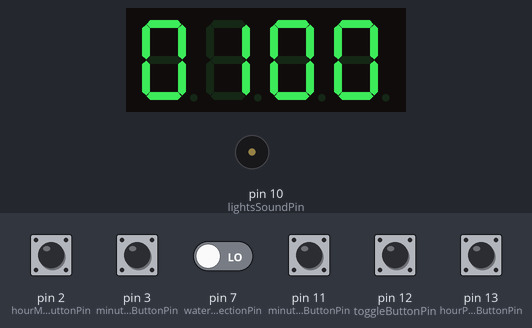
A sketch run on a simulated Arduino Uno, built with avr-gcc and run on an emulated ATmega328P. Parts: 4-digit seven-segment display, buzzer (waves = sounding). Wiring (inferred from the names in the program): 4-digit 7-segment display, segments lit when HIGH: segments A4, A0, pin 4, pin 8, pin 9, A3, pin 5, pin 10; digit selects A5, A2, A1, pin 6. Inputs (shaded band) come from the test bench; at power-on: pin 2 (hourMinusButtonPin), pin 3 (minuteMinusButtonPin), pin 7 (waterDetectionPin), pin 11 (minutePlusButtonPin), pin 12 (toggleButtonPin), pin 13 (hourPlusButtonPin) LOW. The segment pins are drawn as the display they are named for.

Above: at 1.2 s.
1.3 s: pin 12 (toggleButtonPin) pulled HIGH for 0.15 s
At 1.77 s:
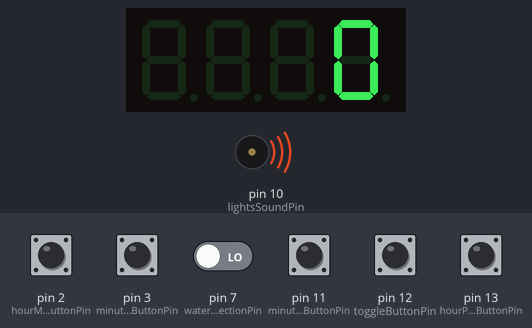
2.0 s: pin 3 (minuteMinusButtonPin) pulled HIGH for 0.15 s
At 3.5 s:
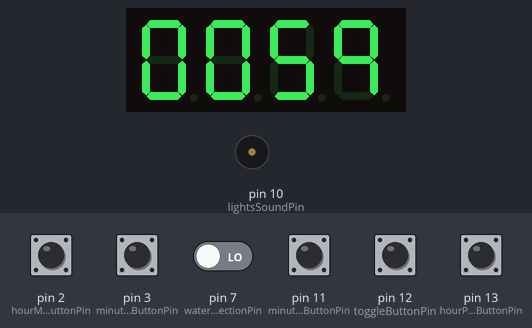
3.8 s: pin 11 (minutePlusButtonPin) pulled HIGH for 0.15 s
At 3.95 s:
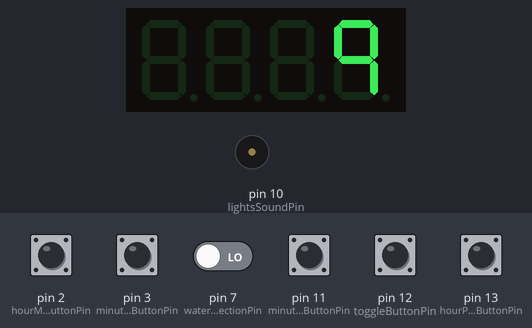
5.5 s: pin 13 (hourPlusButtonPin) pulled HIGH for 0.15 s
At 6.3 s:
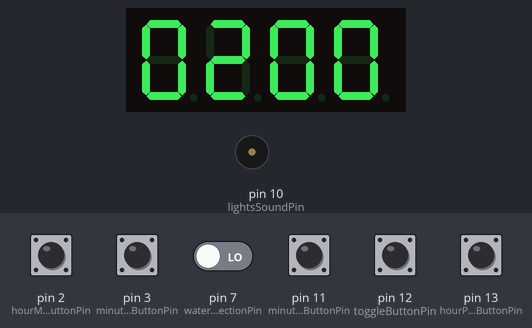
7.2 s: pin 3 (minuteMinusButtonPin) pulled HIGH for 1 s
At 9.0 s:
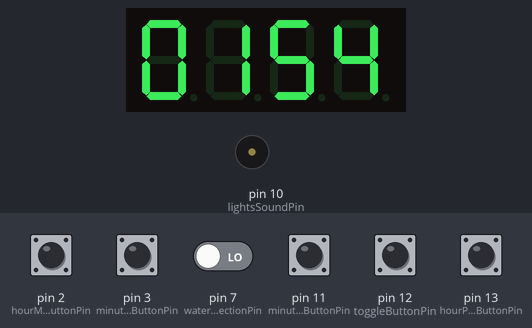
9.7 s: pin 2 (hourMinusButtonPin) pulled HIGH for 0.15 s
At 10.2 s:
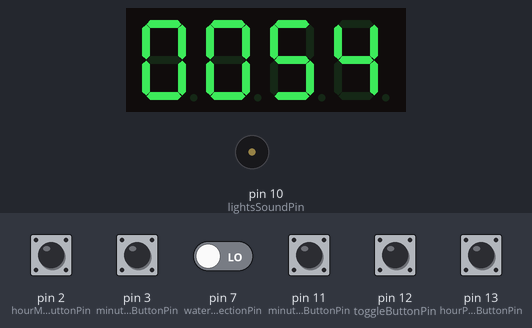
Timing chart, 0 to 12.4 s (numbered marks = the images above; inputs shaded):
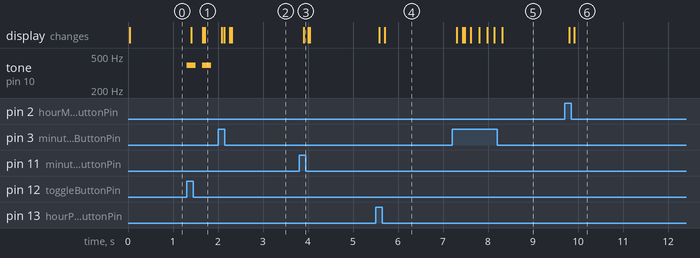

Measured:
- after the input at 1.3 s, tone on pin 10 (lightsSoundPin): alternates 392 Hz for 0.20 s and silent for 0.14 s, starting at once; the display: changes after 0.10 s (image 1)
- after the input at 3.8 s, the display: changes after 0.10 s (image 3)
- after the input at 5.5 s, the display: first changes after 0.08 s (image 4 shows a later state)
- after the input at 7.2 s, the display: first changes after 0.10 s (image 5 shows a later state)
- after the input at 9.7 s, the display: first changes after 0.10 s (image 6 shows a later state)

The sketch:

WaterBottleElectricalAlarm.ino
```cpp
/*  Name: Tavina Chen
    Date: March 2023

    Description: This code will test for 6 different inputs, 5 buttons and 1 for the water detector.
    It will also display the timer on a 4-digit 7-segement display where the first two digits represent
    the hours and the last two represent the minutes. Two of the buttons control the the number of hours
    and another 2 does the same but for minutes. The final button will toggle between customization mode
    and timer mode. The user will not be able to edit the timer unless they are in customization mode
    and the timer will not run unless it is in timer mode.

*/
//Lights & Sound
int lightsSoundPin = 10;

//Time Buttons
int hourMinusButtonPin = 2;
int hourMinus;
int hourPlusButtonPin = 13;
int hourPlus;
int minuteMinusButtonPin = 3;
int minuteMinus;
int minutePlusButtonPin = 11;
int minutePlus;
int buttonPressDelay = 150;

//Timer Variables
int hours = 0;
int minutes = 0;
int totalTime = 60;
int countdown = 60;

//Toggle Button
int toggleButtonPin = 12;
int buttonStateOld = 0;
int buttonStateNew;
int timeState = 0;
int stateChangeDelay = 5;

//4 Digit 7 Segment Display
int segA = A4, segB = A0, segC = 4, segD = 8, segE = 9, segF = A3, segG = 5;

int dig1 = A5, dig2 = A2, dig3 = A1, dig4 = 6;

int dispFlash = 5;

int disp1, disp2, disp3, disp4;

int ON = HIGH, OFF = LOW;

//Water Detection System
int waterDetectionPin = 7;
int waterDetection;

void setup() {
  //Buttons
  pinMode(hourMinusButtonPin, INPUT);
  pinMode(hourPlusButtonPin, INPUT);
  pinMode(minuteMinusButtonPin, INPUT);
  pinMode(minuteMinusButtonPin, INPUT);

  pinMode(toggleButtonPin, INPUT);

  //Lights & Sound
  pinMode(lightsSoundPin, OUTPUT);

  //4 Digit 7-Segment Display
  pinMode(segA, OUTPUT);
  pinMode(segB, OUTPUT);
  pinMode(segC, OUTPUT);
  pinMode(segD, OUTPUT);
  pinMode(segE, OUTPUT);
  pinMode(segF, OUTPUT);
  pinMode(segG, OUTPUT);
  pinMode(dig1, OUTPUT);
  pinMode(dig2, OUTPUT);
  pinMode(dig3, OUTPUT);
  pinMode(dig4, OUTPUT);

  //Water Detection System
  pinMode(waterDetectionPin, INPUT);
}

void loop() {
  //Display, Countdown, Alarm, Detection
  if (timeState == 0) { //countdown
    for (int j = countdown; j > 0; j--) {
      for(int i = 0; i < 2400; i++) {
        if (timeState == 0) {
          disp1 = countdown/600;
          disp2 = countdown/60%10;
          disp3 = countdown%60/10;
          disp4 = countdown%60%10;
          displayDigits(disp1, disp2, disp3, disp4);
          toggleButtons(); //detects for the buttons
          detectWater();
        }
      }
      countdown--;
    }
    if (countdown <= 0) { //Alarm goes off
      displayDigits(0, 0, 0, 0);
      toggleButtons();
      tone(lightsSoundPin, 392, 1000);
      delay(200);
      noTone(lightsSoundPin);
      delay(200);
      detectWater();
    }

  } else { //Customization mode
    disp1 = totalTime/600;
    disp2 = totalTime/60%10;
    disp3 = totalTime%60/10;
    disp4 = totalTime%60%10;

    displayDigits(disp1, disp2, disp3, disp4);
    toggleButtons();
  }
}

void displayNumber(int number)
{
  if (number == 0){
    digitalWrite(segA, ON);
    digitalWrite(segB, ON);
    digitalWrite(segC, ON);
    digitalWrite(segD, ON);
    digitalWrite(segE, ON);
    digitalWrite(segF, ON);
    digitalWrite(segG, OFF);
    delay(dispFlash);
  } else
  if (number == 1) {
    digitalWrite(segA, OFF);
    digitalWrite(segB, ON);
    digitalWrite(segC, ON);
    digitalWrite(segD, OFF);
    digitalWrite(segE, OFF);
    digitalWrite(segF, OFF);
    digitalWrite(segG, OFF);
    delay(dispFlash);
  } else
  if (number == 2) {
    digitalWrite(segA, ON);
    digitalWrite(segB, ON);
    digitalWrite(segC, OFF);
    digitalWrite(segD, ON);
    digitalWrite(segE, ON);
    digitalWrite(segF, OFF);
    digitalWrite(segG, ON);
    delay(dispFlash);
  } else
  if (number == 3) {
    digitalWrite(segA, ON);
    digitalWrite(segB, ON);
    digitalWrite(segC, ON);
    digitalWrite(segD, ON);
    digitalWrite(segE, OFF);
    digitalWrite(segF, OFF);
    digitalWrite(segG, ON);
    delay(dispFlash);
  } else
  if (number == 4) {
    digitalWrite(segA, OFF);
    digitalWrite(segB, ON);
    digitalWrite(segC, ON);
    digitalWrite(segD, OFF);
    digitalWrite(segE, OFF);
    digitalWrite(segF, ON);
    digitalWrite(segG, ON);
    delay(dispFlash);
  } else
  if (number == 5) {
    digitalWrite(segA, ON);
    digitalWrite(segB, OFF);
    digitalWrite(segC, ON);
    digitalWrite(segD, ON);
    digitalWrite(segE, OFF);
    digitalWrite(segF, ON);
    digitalWrite(segG, ON);
    delay(dispFlash);
  } else
  if (number == 6) {
    digitalWrite(segA, ON);
    digitalWrite(segB, OFF);
    digitalWrite(segC, ON);
    digitalWrite(segD, ON);
    digitalWrite(segE, ON);
    digitalWrite(segF, ON);
    digitalWrite(segG, ON);
    delay(dispFlash);
  } else
  if (number == 7) {
    digitalWrite(segA, ON);
    digitalWrite(segB, ON);
    digitalWrite(segC, ON);
    digitalWrite(segD, OFF);
    digitalWrite(segE, OFF);
    digitalWrite(segF, OFF);
    digitalWrite(segG, OFF);
    delay(dispFlash);
  } else
  if (number == 8) {
    digitalWrite(segA, ON);
    digitalWrite(segB, ON);
    digitalWrite(segC, ON);
    digitalWrite(segD, ON);
    digitalWrite(segE, ON);
    digitalWrite(segF, ON);
    digitalWrite(segG, ON);
    delay(dispFlash);
  } else {
    digitalWrite(segA, ON);
    digitalWrite(segB, ON);
    digitalWrite(segC, ON);
    digitalWrite(segD, OFF);
    digitalWrite(segE, OFF);
    digitalWrite(segF, ON);
    digitalWrite(segG, ON);
    delay(dispFlash);
  }
}

void displayDigits(int disp1, int disp2, int disp3, int disp4)
{
  //4 Digit 7 Segment Display

  //Digit 1
  digitalWrite(dig1, LOW);
  digitalWrite(dig2, HIGH);
  digitalWrite(dig3, HIGH);
  digitalWrite(dig4, HIGH);

  displayNumber(disp1);

  //Digit 2
  digitalWrite(dig1, HIGH);
  digitalWrite(dig2, LOW);
  digitalWrite(dig3, HIGH);
  digitalWrite(dig4, HIGH);

  displayNumber(disp2);

  //Digit 3
  digitalWrite(dig1, HIGH);
  digitalWrite(dig2, HIGH);
  digitalWrite(dig3, LOW);
  digitalWrite(dig4, HIGH);

  displayNumber(disp3);

  //Digit 4
  digitalWrite(dig1, HIGH);
  digitalWrite(dig2, HIGH);
  digitalWrite(dig3, HIGH);
  digitalWrite(dig4, LOW);

  displayNumber(disp4);
}

void toggleButtons()
{
  hourMinus = digitalRead(hourMinusButtonPin);
  hourPlus = digitalRead(hourPlusButtonPin);
  minuteMinus = digitalRead(minuteMinusButtonPin);
  minutePlus = digitalRead(minutePlusButtonPin);

  if (hourMinus == HIGH && timeState == 1 && totalTime >=60)
  {
    totalTime -= 60;
    delay(buttonPressDelay);
  }

  if(hourPlus == HIGH && timeState == 1)
  {
    totalTime += 60;
    delay(buttonPressDelay);
  }

  if (minuteMinus == HIGH && timeState == 1 && totalTime > 1)
  {
    totalTime -= 1;
    delay(buttonPressDelay);
  }

  if(minutePlus == HIGH && timeState == 1)
  {
    totalTime += 1;
    delay(buttonPressDelay);
  }
  buttonStateNew = digitalRead(toggleButtonPin);
  if (buttonStateOld == 0 && buttonStateNew == 1)
  {
    if (timeState == 0) {
      timeState=1; //Customization mode
    } else {
      countdown = totalTime;
      timeState=0; //Timer mode
    }
    tone(lightsSoundPin, 392, 200);
    delay(200);
    noTone(lightsSoundPin);
  }
  buttonStateOld=buttonStateNew;
  delay(stateChangeDelay);
}

void detectWater()
{
  waterDetection = digitalRead(waterDetectionPin);
      if (waterDetection == HIGH) {
        countdown = totalTime;
        delay(200);
      }
}
```
